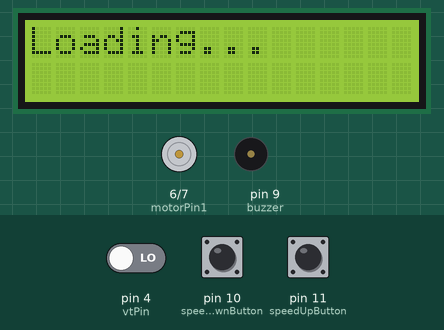
Simulated run of this sketch. Board: Arduino Uno, built with avr-gcc and run on an emulated ATmega328P. Parts: 16×2 character LCD, motor-driver pin pairs drawn as motors (green arrow = first pin HIGH = forward, orange = second pin HIGH = backward, longer = more drive, scaled by the enable pin), buzzer (waves = sounding, pin HIGH). The test bench sets the inputs (shaded band); at power-on: pin 10 (speedDownButton) HIGH, pin 11 (speedUpButton) HIGH, pin 4 (vtPin) LOW. What the sketch prints to the serial monitor is not drawn.

Above: at 2.1 s.
At 7.3 s:
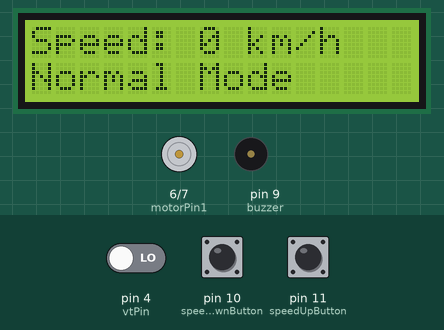
7.4 s: pin 10 (speedDownButton) pulled LOW for 0.25 s
10.6 s: pin 10 (speedDownButton) pulled LOW for 3.2 s
16.8 s: pin 11 (speedUpButton) pulled LOW for 3.2 s
At 20.9 s:
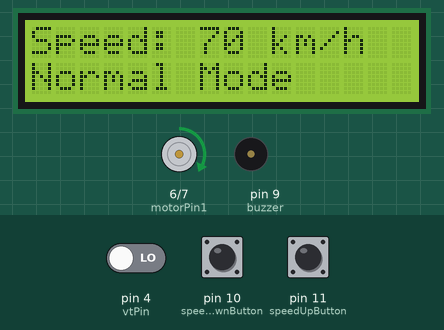
21.5 s: pin 11 (speedUpButton) pulled LOW for 1 s
At 23.7 s:
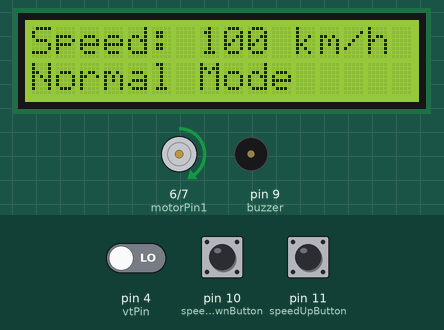
25.5 s: pin 11 (speedUpButton) pulled LOW for 1 s
At 27.9 s:
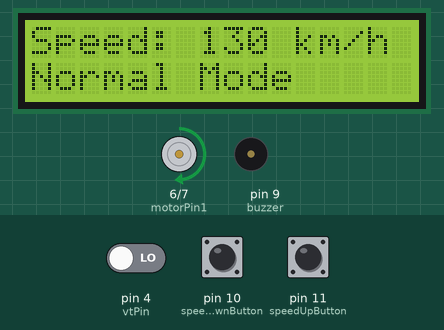
28.2 s: pin 10 (speedDownButton) pulled LOW for 1 s
At 28.74 s:
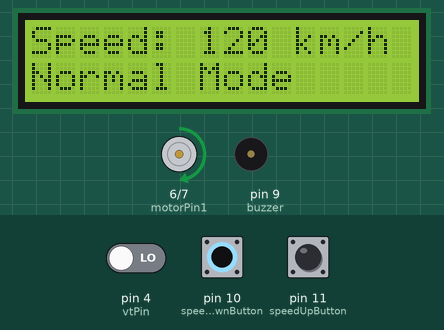
Timing chart, 0 to 31.2 s (numbered marks = the images above; inputs shaded):
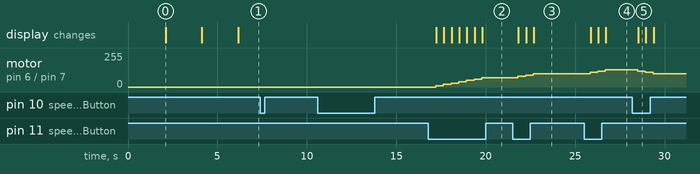

The sketch:

Source_Code.ino
```cpp
#include <LiquidCrystal_I2C.h>

const int motorPin1 = 6;  // L293D IN1
const int motorPin2 = 7;  // L293D IN2
const int speedPWM = 3;   // L293D ENA (Enable PWM)
const int buzzer = 9;

const int vtPin = 4;  // VT pin from HT12D (Valid Transmission)
const int rfDataPins[4] = {A0, A1, A2, A3};  // 433MHz Receiver Data Inputs
const int speeds[4] = {20, 30, 40, 50};  // Speed limits for school zones

const int speedUpButton = 11;
const int speedDownButton = 10;

int speed = 0;  // Start at 0 speed
int schoolSpeedLimit = 255;  // Default to max speed
bool schoolZone = false;

LiquidCrystal_I2C lcd(0x27, 16, 2);

void setup() {
    pinMode(motorPin1, OUTPUT);
    pinMode(motorPin2, OUTPUT);
    pinMode(speedPWM, OUTPUT);
    pinMode(buzzer, OUTPUT);
    pinMode(vtPin, INPUT);  // VT pin as input

    // Set RF receiver data pins as input
    for (int i = 0; i < 4; i++) {
        pinMode(rfDataPins[i], INPUT);
    }

    // Set buttons as input
    pinMode(speedUpButton, INPUT_PULLUP);
    pinMode(speedDownButton, INPUT_PULLUP);

    lcd.init();
    lcd.backlight();

    // Startup messages
    lcd.clear();
    lcd.setCursor(0, 0);
    lcd.print("Speed Control");
    lcd.setCursor(0, 1);
    lcd.print("Device");
    delay(2000);

    lcd.clear();
    lcd.setCursor(0, 0);
    lcd.print("Loading...");
    delay(2000);

    lcd.clear();
    lcd.setCursor(0, 0);
    lcd.print("Welcome!");
    lcd.setCursor(0, 1);
    lcd.print("Drive Carefully");
    delay(2000);

    Serial.begin(9600);
    Serial.println("System Ready.");
}

void loop() {
    schoolZone = false;  // Reset school zone flag
    bool rfSignalDetected = false;

    if (digitalRead(vtPin) == HIGH) {  // If in school zone (VT HIGH)
        for (int i = 0; i < 4; i++) {
            if (digitalRead(rfDataPins[i]) == HIGH) {
                schoolSpeedLimit = speeds[i];  // Set speed limit based on RF data
                speed = min(speed, schoolSpeedLimit);  // Ensure speed does not exceed limit
                schoolZone = true;
                rfSignalDetected = true;
                break;
            }
        }
    } else {
        schoolSpeedLimit = 255;  // No school zone, allow max speed
    }

    // Manual control when no RF signal detected (Even if VT is HIGH)
    if (!rfSignalDetected || digitalRead(vtPin) == LOW) {
        if (digitalRead(speedUpButton) == LOW) {
            speed = min(speed + 10, 255);  // Increase speed
            delay(200);  // Debounce delay
        }
        if (digitalRead(speedDownButton) == LOW) {
            speed = max(speed - 10, 0);  // Decrease speed
            delay(200);  // Debounce delay
        }
    } else if (schoolZone) {
        // If in school zone and RF data is detected:
        if (digitalRead(speedDownButton) == LOW) {
            speed = max(speed - 10, 0);  // Allow decreasing speed
            delay(200);  // Debounce delay
        }
        if (digitalRead(speedUpButton) == LOW) {
            speed = min(speed, schoolSpeedLimit);  // Prevent increasing speed beyond school limit
            delay(200);  // Debounce delay
        }
    }

    // **Motor Control**
    if (speed > 0) {
        digitalWrite(motorPin1, HIGH);
        digitalWrite(motorPin2, LOW);   // Motor moves forward
    } else {
        digitalWrite(motorPin1, LOW);
        digitalWrite(motorPin2, LOW);   // Stop motor
    }

    // Control motor speed using PWM
    analogWrite(speedPWM, map(speed, 0, 255, 0, 255));

    // Display speed on LCD
    lcd.clear();
    lcd.setCursor(0, 0);
    lcd.print("Speed: ");
    lcd.print(speed);
    lcd.print(" km/h");

    if (schoolZone) {
        lcd.setCursor(0, 1);
        lcd.print("SCHOOL ZONE!");
        digitalWrite(buzzer, HIGH);
        delay(500);
        digitalWrite(buzzer, LOW);
    } else {
        lcd.setCursor(0, 1);
        lcd.print("Normal Mode");
    }

    Serial.print("Speed Set to: ");
    Serial.print(speed);
    Serial.println(" km/h");

    delay(200);  // Small delay for button responsiveness
}
```

Measured:
- after the input at 7.4 s, every drawn part: stays the same
- after the input at 10.6 s, every drawn part: stays the same
- after the input at 16.8 s, motor on pin 6 (motorPin1) / pin 7 (motorPin2): moves from stopped to forward 70/255 over 2.6 s, starting after 0.41 s; the display: first changes after 0.44 s (image 2 shows a later state)
- after the input at 21.5 s, motor on pin 6 (motorPin1) / pin 7 (motorPin2): forward 70/255 → forward 80/255 after 0.30 s, → forward 90/255 0.43 s later, → forward 100/255 0.43 s later; the display: first changes after 0.33 s (image 3 shows a later state)
- after the input at 25.5 s, motor on pin 6 (motorPin1) / pin 7 (motorPin2): forward 100/255 → forward 110/255 after 0.34 s, → forward 120/255 0.43 s later, → forward 130/255 0.43 s later; the display: first changes after 0.36 s (image 4 shows a later state)
- after the input at 28.2 s, motor on pin 6 (motorPin1) / pin 7 (motorPin2): forward 130/255 → forward 120/255 after 0.30 s, → forward 110/255 0.43 s later, → forward 100/255 0.43 s later; the display: changes after 0.33 s (image 5)
- what the display in image 0 shows lasts 2.0 s, from 2.1 s to 4.1 s
- what the display in image 5 shows lasts 0.5 s, from 28.5 s to 29.0 s
